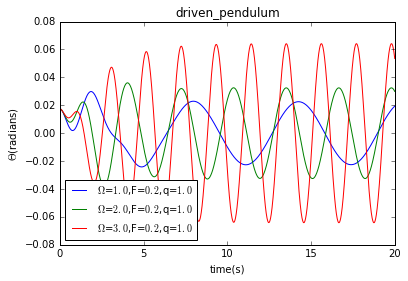

The Python source for this figure:
import math
import matplotlib.pyplot as plt

g=9.8
l=1.0
class driven_pendulum():
    def __init__(self,_omg0,_theta0,_dt,_time,_t0,_q,_FD,_Omega):
        self.omg=[_omg0]
        self.theta=[_theta0]
        self.t=[_t0]
        self.time=_time
        self.dt=_dt
        self.n=int(_time/_dt)
        self.q=_q
        self.FD=_FD
        self.Omega=_Omega
    def calculate(self):
        for i in range(self.n):
            self.omg.append(self.omg[-1]-g/l*self.theta[-1]*self.dt-self.q*self.omg[-1]*self.dt+self.FD*math.sin(self.Omega*self.t[-1])*self.dt)
            self.theta.append(self.theta[-1]+self.omg[-1]*self.dt)
            self.t.append(self.t[-1]+self.dt)
    def plot(self,color,label):
        plt.plot(self.t,self.theta,color,label="$\Omega$=$%.1f$,F=$%.1f$,q=$%.1f$"%(self.Omega,self.FD,self.q))

A=driven_pendulum(0,1*math.pi/180,0.01,20,0,1.0,0.2,1.0)
B=driven_pendulum(0,1*math.pi/180,0.01,20,0,1.0,0.2,2.0)
C=driven_pendulum(0,1*math.pi/180,0.01,20,0,1.0,0.2,3.0)
A.calculate()
B.calculate()
C.calculate()
A.plot('b-',label="$\Omega$=$1.0$,F=$0.1$,q=$1.0$")
B.plot('g-',label="$\Omega$=$2.0$,F=$0.2$,q=$1.0$")
C.plot('r-',label="$\Omega$=$3.0$,F=$0.3$,q=$1.0$")
plt.xlim(0,20)
plt.xlabel("time(s)")
plt.ylabel("$\Theta$(radians)")
plt.title("driven_pendulum")
plt.legend(fontsize=10,loc='best')
plt.savefig("driven_pendulum2.png")

plt.show()
